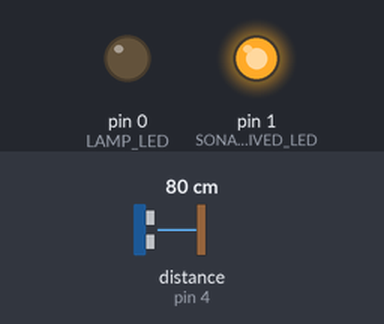
The sketch below on a simulated Arduino Uno, built with avr-gcc and run on an emulated ATmega328P. Shown: output pins drawn as LEDs (lit = HIGH). Wiring (inferred from the names in the program): ultrasonic range finder: trigger pin 3; echo pin 4. Inputs (shaded band) come from the test bench; at power-on: distance to the obstacle (sensor on pin 4) 80 cm. The echo pulse lasts 58.3 µs per cm; pins used as bus, display or sensor lines are not drawn.

Above: at 3.6 s.
3.7 s: distance to the obstacle (sensor on pin 4) set to 63 cm
5.2 s: distance to the obstacle (sensor on pin 4) set to 57 cm
At 5.6 s:
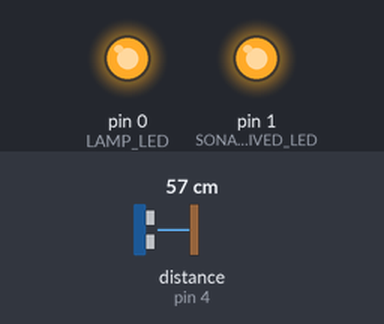
6.7 s: distance to the obstacle (sensor on pin 4) set to 145 cm
8.2 s: distance to the obstacle (sensor on pin 4) set to 153 cm
At 8.6 s:
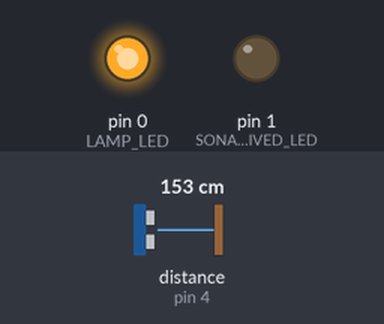
9.7 s: distance to the obstacle (sensor on pin 4) set to 2 cm
At 10.6 s:
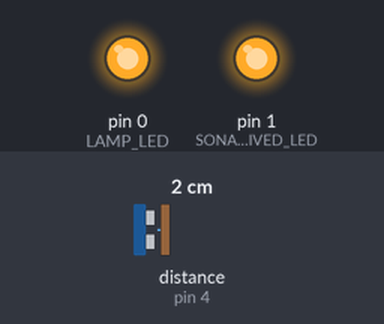
11.2 s: distance to the obstacle (sensor on pin 4) set to 250 cm
At 22.0 s:
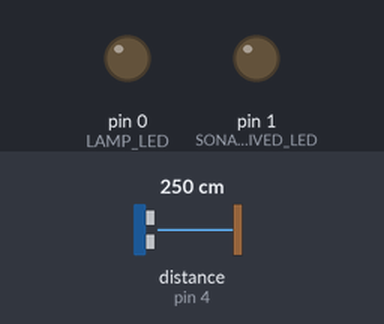
Timing chart, 0 to 23.1 s (numbered marks = the images above; inputs shaded):
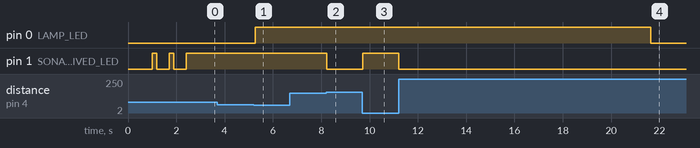

Measured:
- the behaviour switches between 60 and 59 cm on distance to the obstacle (sensor on pin 4) (found by bisection; images 0 and 1)
- the behaviour switches between 149 and 150 cm on distance to the obstacle (sensor on pin 4) (found by bisection; images 1 and 2)
- after the input at 3.7 s, every drawn part: stays the same
- after the input at 5.2 s, pin 0 (LAMP_LED): LOW → HIGH after 0.07 s
- after the input at 6.7 s, every drawn part: stays the same
- after the input at 8.2 s, pin 1 (SONAR_ACTIVED_LED): HIGH → LOW at once
- after the input at 9.7 s, pin 1 (SONAR_ACTIVED_LED): LOW → HIGH at once
- after the input at 11.2 s, pin 0 (LAMP_LED): HIGH → LOW after 10.4 s; pin 1 (SONAR_ACTIVED_LED): HIGH → LOW at once
- by itself, pin 1 (SONAR_ACTIVED_LED): alternates HIGH for 0.20 s and LOW for 0.50 s, 4 changes in all, then stays HIGH

The sketch:

sonar-atiny13.ino
```cpp
const int SONAR_ACTIVED_LED = 1,
          LAMP_LED = 0,
          SONAR_TRIGGER = 3,
          SONAR_ECHO = 4,
          ON_SPEED = 20,
          OFF_SPEED = 5;


int offDelayTicks = 20,
    ticks = 0,
    lampValue = 0;
bool lampOn = false;

void setup() {
  pinMode(SONAR_ACTIVED_LED, OUTPUT);
  pinMode(LAMP_LED, OUTPUT);
  pinMode(SONAR_TRIGGER, OUTPUT);
  pinMode(SONAR_ECHO, INPUT);
  startTest();
}

void loop() {
  int duration = 0, cm = 0;
  digitalWrite(SONAR_TRIGGER, LOW);
  delayMicroseconds(2);
  digitalWrite(SONAR_TRIGGER, HIGH);
  delayMicroseconds(10);
  digitalWrite(SONAR_TRIGGER, LOW);
  duration = pulseIn(SONAR_ECHO, HIGH, 100000);
  cm = duration / 58;

  if (cm > 0 && cm < 150) {
    digitalWrite(SONAR_ACTIVED_LED, HIGH);
  } else {
    digitalWrite(SONAR_ACTIVED_LED, LOW);
  }

  if (cm > 0 && cm < 60) {
    lampOn = true;
    ticks = 0;
  } else {
    ticks++;
    lampOn = false;
  }
  checkLamp();
  delay(5);
}

void checkLamp(void) {
  if (lampOn) {
    turnLampOn();
  } else if (ticks >= offDelayTicks) {
    ticks = 0;
    turnLampOff();
  }
}

void turnLampOn() {
  lampValue += ON_SPEED;
  lampValue = (lampValue > 255) ? 255 : lampValue;
  analogWrite(LAMP_LED, lampValue);
}

void turnLampOff() {
  lampValue = lampValue - OFF_SPEED;
  lampValue = (lampValue <= 0) ? 0 : lampValue;
  analogWrite(LAMP_LED, lampValue);
}

void startTest(void) {
  digitalWrite(LAMP_LED, LOW);
  delay(1000);
  digitalWrite(SONAR_ACTIVED_LED, HIGH);
  delay(200);
  digitalWrite(SONAR_ACTIVED_LED, LOW);
  delay(500);
  digitalWrite(SONAR_ACTIVED_LED, HIGH);
  delay(200);
  digitalWrite(SONAR_ACTIVED_LED, LOW);
  delay(500);
}
```
